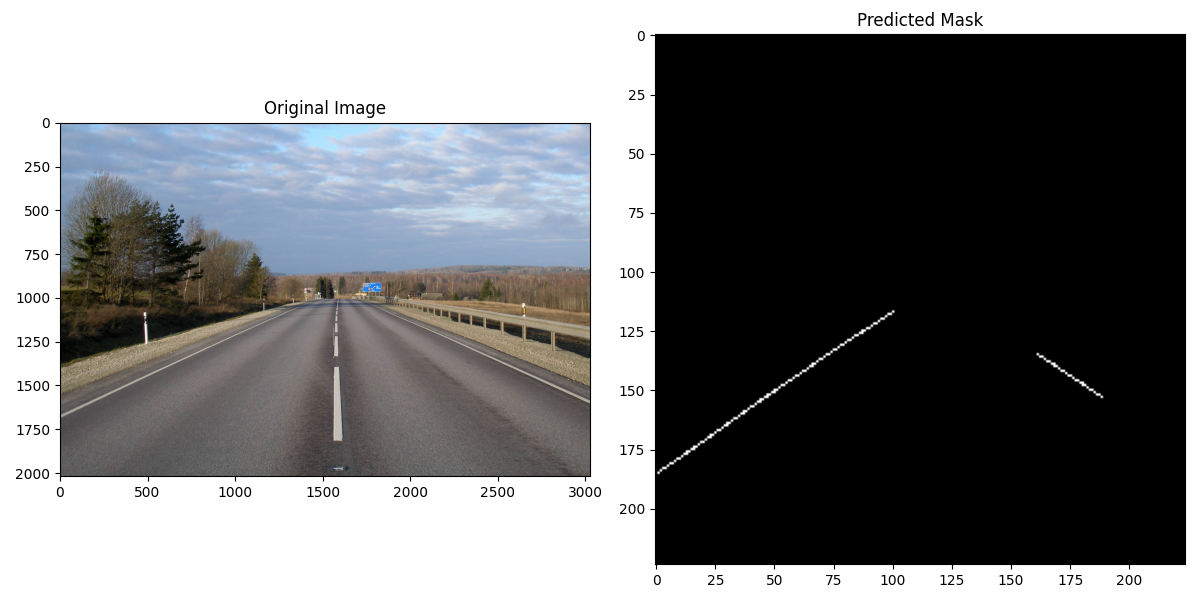
#> input picture lane_detection_cnn/test image 12 epochs.png, 1200 x 600 px; its folder holds only this picture in this run
$ python -i lane_detection_hough.py   (imports and definitions only)
#> lines starting #> are read from the running program, lines starting #| are printed output that depends on the picture; after the words box and inside, x2 and y2 are one past the last pixel; in counts of white or black regions, pixels touching at a corner belong together
import cv2 as cv
import numpy as np


def canny(image):
    gray= cv.cvtColor(image, cv.COLOR_BGR2GRAY)
    blur = cv.GaussianBlur(gray, (5, 5), 0)
    canny = cv.Canny(blur, 50, 150)
    return canny

def roi(image):
    height, width = image.shape[:2]
    mask = np.zeros_like(image)
    polygon = np.array([[
        (0, height),           # Bottom left
        (0, height*0.8),     # Mid-left point
        (width*0.37, height*0.5),      # Top left
        (width*0.57, height*0.5),      # Top right
        (width, height*0.76),      # Mid-right point
        (width, height)            # Bottom right
    ]], dtype=np.int32)

    cv.fillPoly(mask, polygon, 255)
    masked_img = cv.bitwise_and(image, mask)
    return masked_img, polygon

# [20 lines left out: function filter_lanes, not called in this run]

def make_coordinates(image,line_parameters):
    slope,intercept=line_parameters
    y1=image.shape[0]
    y2=int(y1*0.7)
    x1=int((y1-intercept)/slope)
    x2=int((y2-intercept)/slope)
    return np.array([x1,y1,x2,y2])

prev_right_fit_average = np.array([-0.5, 300])
prev_left_fit_average = np.array([0.5, -50])

def fit_lane(image, lines):
    global prev_left_fit_average, prev_right_fit_average

    if lines is None:
        left_line = make_coordinates(image, prev_left_fit_average)
        right_line = make_coordinates(image, prev_right_fit_average)
        return np.array([left_line, right_line])

    left_fit = []
    right_fit = []

    for line in lines:
        x1, y1, x2, y2 = line.reshape(4)
        if abs(x2 - x1) < 1 or abs(y2 - y1) < 1:
            continue

        parameters = np.polyfit((x1, x2), (y1, y2), 1)
        slope = parameters[0]
        intercept = parameters[1]

        if slope < -0.3:  # Left lane
            left_fit.append((slope, intercept))
        elif slope > 0.3:  # Right lane
            right_fit.append((slope, intercept))

    if len(left_fit) > 0:
        left_fit_average = np.average(left_fit, axis=0)
        prev_left_fit_average = left_fit_average
        left_fit_average = prev_left_fit_average

    if len(right_fit) > 0:
        right_fit_average = np.average(right_fit, axis=0)
        prev_right_fit_average = right_fit_average
    else:
        right_fit_average = prev_right_fit_average

    try:
        left_line = make_coordinates(image, left_fit_average)
        right_line = make_coordinates(image, right_fit_average)
    except Exception as e:
        print(f"Error calculating lines: {e}")
        left_line = make_coordinates(image, prev_left_fit_average)
        right_line = make_coordinates(image, prev_right_fit_average)

    return np.array([left_line, right_line])

# [26 lines left out: functions create_lane_path, display_lines, not called in this run]

def lane_detection(frame):

    height, width = frame.shape[:2]

    canny_image=canny(frame)

    cropped_image, roi_polygon=roi(canny_image)

    lines = cv.HoughLinesP(
        cropped_image,
        rho=2,
        theta=np.pi/180,
        threshold=100,
        minLineLength=40,
        maxLineGap=5
    )

    left_right_lanes = fit_lane(frame, lines)


    result_lines = []
    if left_right_lanes is not None and len(left_right_lanes) > 0:
        x1, y1, x2, y2 = left_right_lanes[0]
        result_lines.append(((x1, y1), (x2, y2)))

    if left_right_lanes is not None and len(left_right_lanes) > 1:
        x1, y1, x2, y2 = left_right_lanes[1]
        result_lines.append(((x1, y1), (x2, y2)))

    return result_lines

>>> import cv2
>>> picture = cv2.imread('../lane_detection_cnn/test image 12 epochs.png')
#> picture is the input picture: shape (600, 1200, 3); mean B, G, R 121.2, 119.8, 119
>>> result = lane_detection(picture)
#> in canny, `gray= cv.cvtColor(image, cv.COLOR_BGR2GRAY)`:
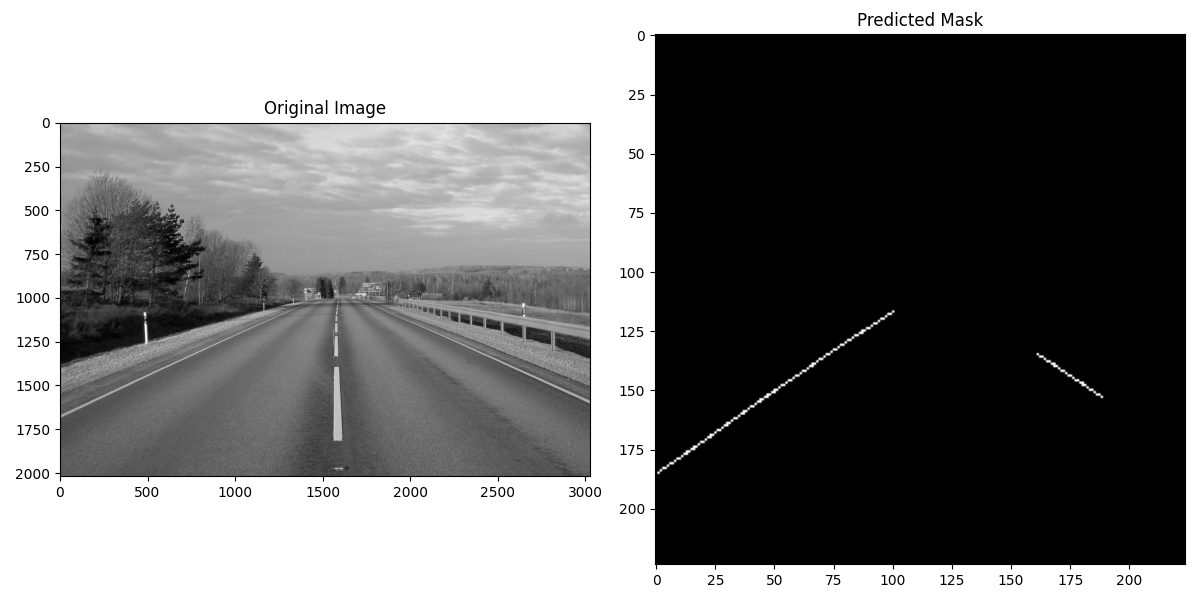
#> gray: shape (600, 1200); min 0, max 255, mean 119.7
#> in canny, `canny = cv.Canny(blur, 50, 150)`:
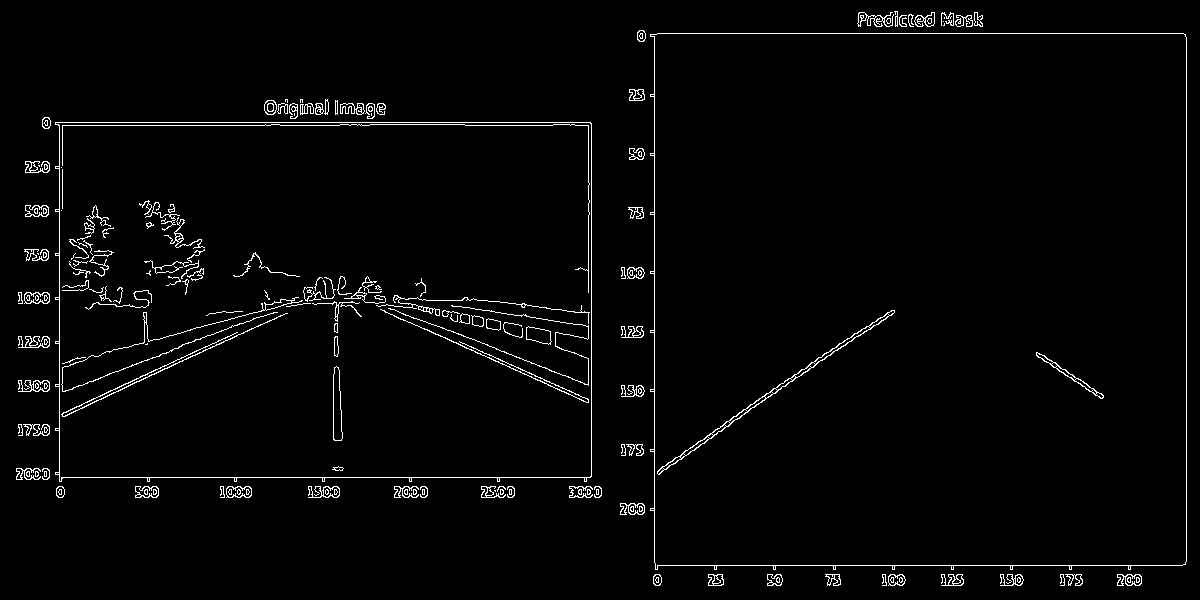
#> canny: shape (600, 1200); 2.3% white in thin lines or dots
#> in roi, `cv.fillPoly(mask, polygon, 255)`:
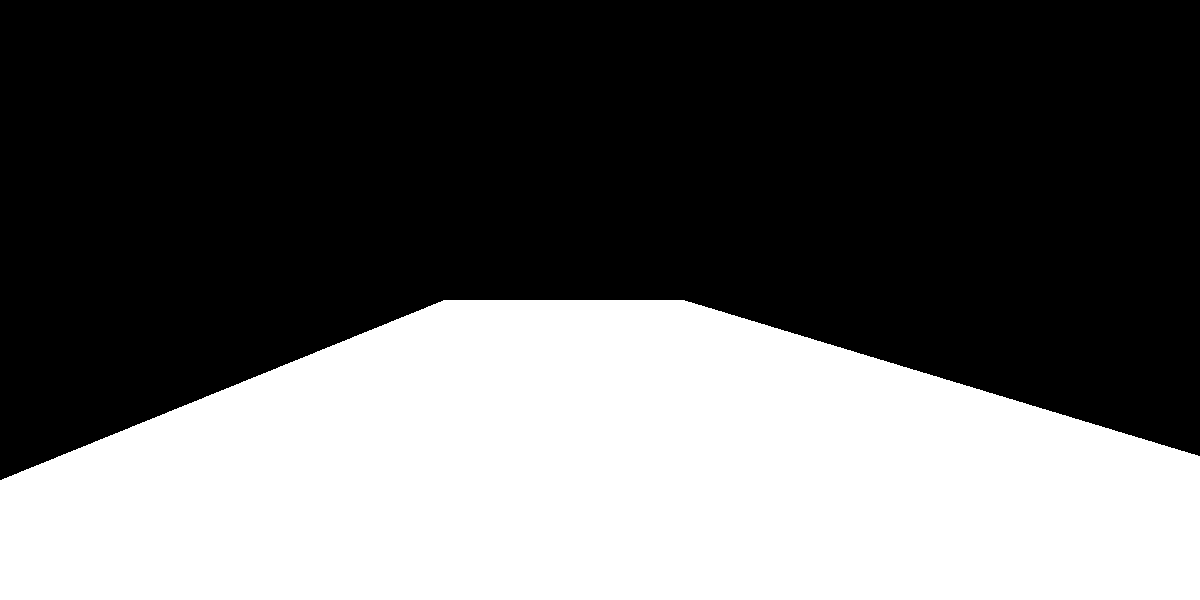
#> mask: shape (600, 1200); 38.8% white; 1 white region, box (x1, y1, x2, y2) and area: (0, 300, 1200, 600) 279624
#> in roi, `masked_img = cv.bitwise_and(image, mask)`:
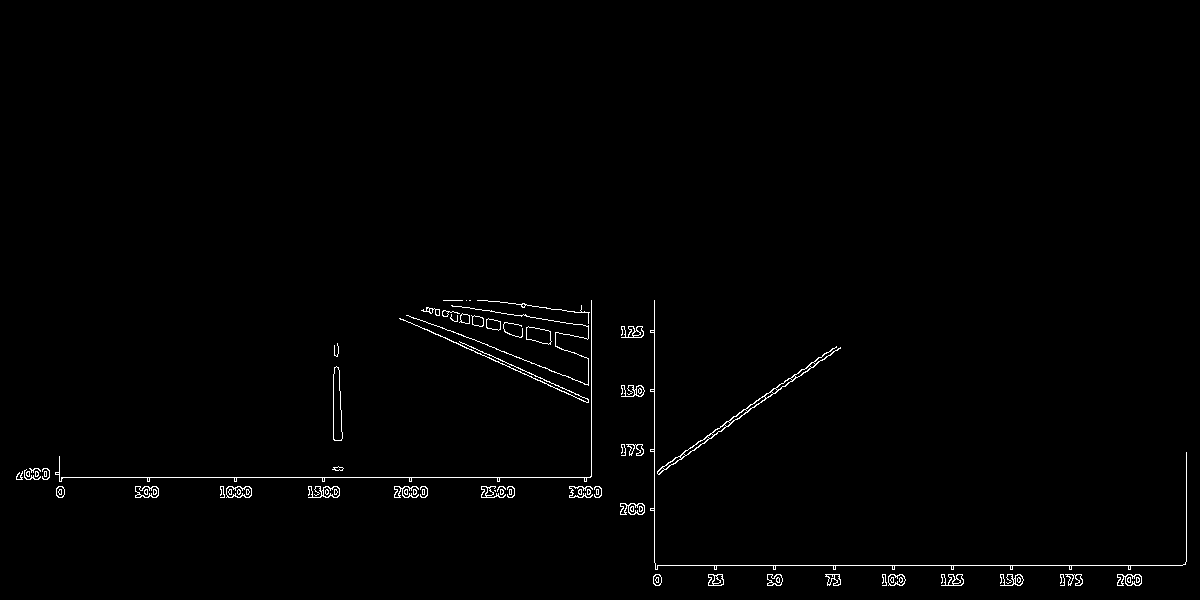
#> masked_img: shape (600, 1200); 0.93% white in thin lines or dots, all inside (x1, y1, x2, y2) = (16, 300, 1187, 586)
#> in lane_detection, `cropped_image, roi_polygon=roi(canny_image)`: roi_polygon = [[0, 600], [0, 480], [444, 300], [683, 300], [1200, 456], [1200, 600]]
#> in lane_detection, `lines = cv.HoughLinesP( cropped_image, rho=2, theta=np.pi/180, thresho..`: lines = 14 rows, first 6: [59, 477, 590, 477], [655, 565, 1182, 565], [654, 477, 840, 347], [654, 562, 654, 300], [659, 469, 801, 369], [399, 318, 591, 403]
#> the loop in fit_lane, `for line in lines:` made 14 passes
#> (x1, y1, x2, y2, slope, intercept) on passes 3, 5, 6, 7, 9, 10, 11, 12, 13: (654, 477, 840, 347, -0.699, 934.1), (659, 469, 801, 369, -0.704, 933.1), (399, 318, 591, 403, 0.443, 141.4), (425, 321, 519, 357, 0.383, 158.2), (529, 327, 588, 338, 0.186, 228.4), (452, 306, 565, 322, 0.142, 242), (471, 347, 542, 378, 0.437, 141.4), (407, 315, 466, 337, 0.373, 163.2), (505, 332, 559, 347, 0.278, 191.7)
#> (x1, y1, x2, y2) on passes 1, 2, 4, 8, 14: (59, 477, 590, 477), (655, 565, 1182, 565), (654, 562, 654, 300), (591, 476, 591, 300), (1186, 561, 1186, 452)
#> after the loop in fit_lane, `for line in lines:`: left_fit = [(-0.699, 934.1), (-0.704, 933.1)]; right_fit = [(0.443, 141.4), (0.383, 158.2), (0.437, 141.4), (0.373, 163.2)]
#> in fit_lane, `left_fit_average = np.average(left_fit, axis=0)`: left_fit_average = [-0.702, 933.6]
#> in fit_lane, `right_fit_average = np.average(right_fit, axis=0)`: right_fit_average = [0.409, 151]
#> in make_coordinates, `slope,intercept=line_parameters`: slope = -0.702; intercept = 933.6
#> in make_coordinates, `x1=int((y1-intercept)/slope)`: x1 = 475
#> in make_coordinates, `x2=int((y2-intercept)/slope)`: x2 = 732
#> in fit_lane, `left_line = make_coordinates(image, left_fit_average)`: left_line = [475, 600, 732, 420]
#> in fit_lane, `right_line = make_coordinates(image, right_fit_average)`: right_line = [1098, 600, 657, 420]
#> in lane_detection, `left_right_lanes = fit_lane(frame, lines)`: left_right_lanes = [[475, 600, 732, 420], [1098, 600, 657, 420]]
#> in lane_detection, `x1, y1, x2, y2 = left_right_lanes[0]`: x1 = 475; y1 = 600; x2 = 732; y2 = 420
#> in lane_detection, `x1, y1, x2, y2 = left_right_lanes[1]`: x1 = 1098; x2 = 657
#> result = [((475, 600), (732, 420)), ((1098, 600), (657, 420))]

$ run again, on lane_detection_cnn/12 epochs 2.png
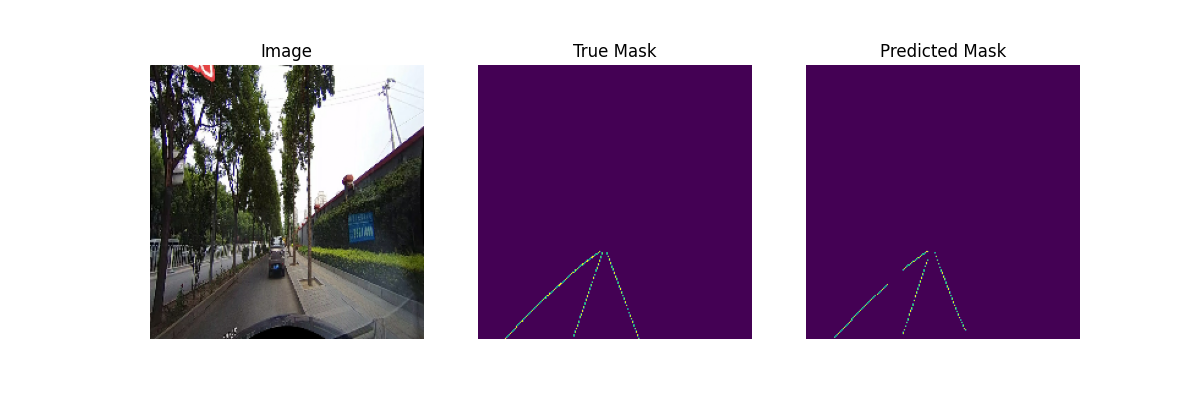
#> input picture lane_detection_cnn/12 epochs 2.png, 1200 x 400 px
#> picture is the input picture: shape (400, 1200, 3); mean B, G, R 176, 150.9, 171.5
#> in canny, `canny = cv.Canny(blur, 50, 150)`:
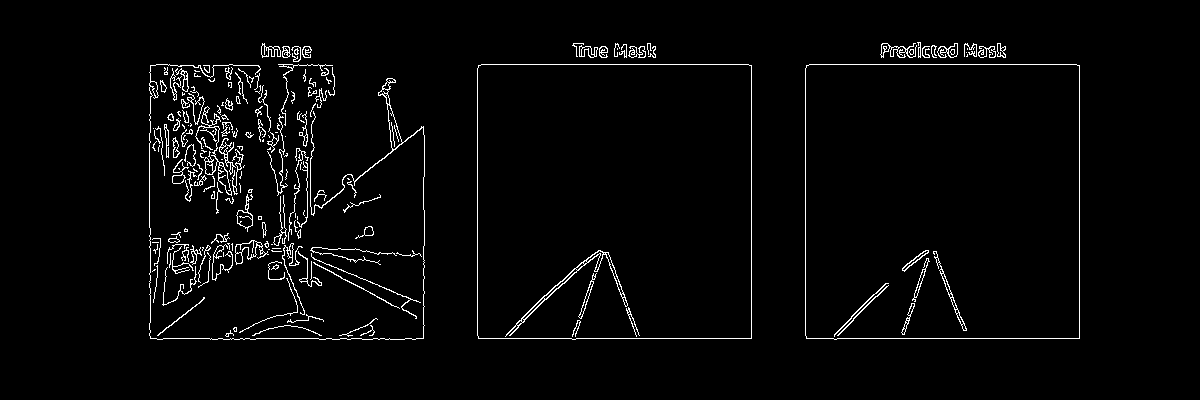
#> canny: shape (400, 1200); 2.7% white in thin lines or dots, all inside (x1, y1, x2, y2) = (149, 42, 1080, 340)
#> mask: shape (400, 1200); 38.8% white; 1 white region, box (x1, y1, x2, y2) and area: (0, 200, 1200, 400) 186416
#> in roi, `masked_img = cv.bitwise_and(image, mask)`:
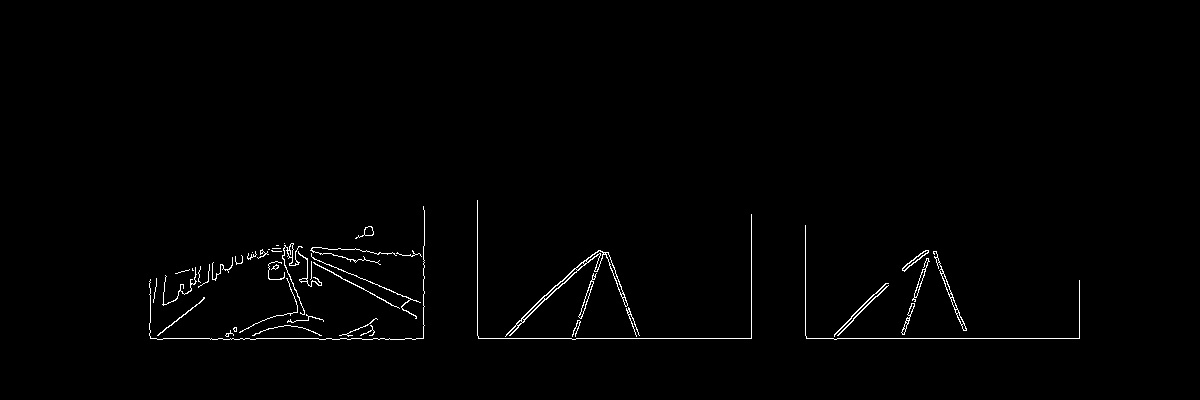
#> masked_img: shape (400, 1200); 0.97% white in thin lines or dots, all inside (x1, y1, x2, y2) = (149, 200, 1080, 340)
#> roi_polygon = [[0, 400], [0, 320], [444, 200], [683, 200], [1200, 304], [1200, 400]]
#> lines = 13 rows, first 6: [478, 338, 751, 338], [930, 338, 986, 338], [255, 251, 298, 251], [165, 338, 211, 338], [286, 247, 416, 316], [423, 338, 423, 246]
#> the loop in fit_lane, `for line in lines:` made 13 passes
#> (x1, y1, x2, y2) on passes 1, 2, 3, 4, 6, 7, 9, 10: (478, 338, 751, 338), (930, 338, 986, 338), (255, 251, 298, 251), (165, 338, 211, 338), (423, 338, 423, 246), (477, 335, 477, 200), (998, 338, 1054, 338), (751, 337, 751, 214)
#> after the loop in fit_lane, `for line in lines:`: left_fit = []; right_fit = [(0.531, 95.2), (0.406, 131.4)]
#> right_fit_average = [0.469, 113.3]
#> left_line = [900, 400, 660, 280]
#> right_line = [611, 400, 355, 280]
#> left_right_lanes = [[900, 400, 660, 280], [611, 400, 355, 280]]
#> in lane_detection, `x1, y1, x2, y2 = left_right_lanes[0]`: x1 = 900; y1 = 400; x2 = 660; y2 = 280
#> in lane_detection, `x1, y1, x2, y2 = left_right_lanes[1]`: x1 = 611; x2 = 355
#> result = [((900, 400), (660, 280)), ((611, 400), (355, 280))]
